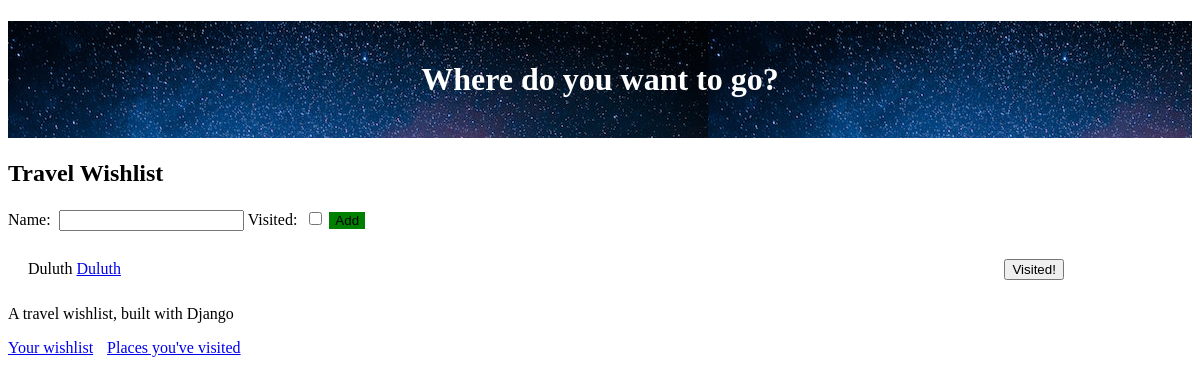
The app's page / (signed in), older data.
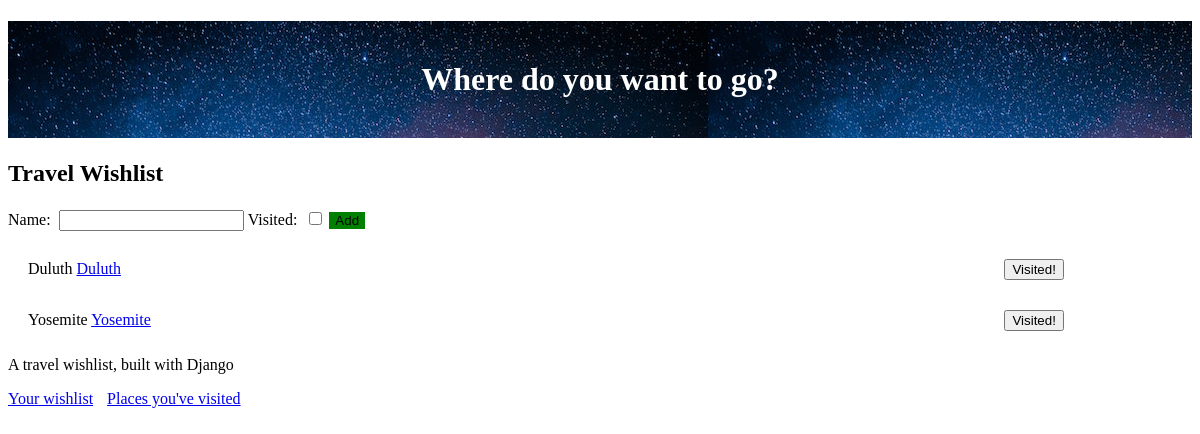
The same page, newer data.
### travel_wishlist/models.py (models this page shows, shortened)
class Place(models.Model):
    user = models.ForeignKey('auth.User', null=False, on_delete=models.CASCADE)
    name = models.CharField(max_length=200)
    visited = models.BooleanField(default=False)
    notes = models.TextField(blank=True, null=True)
    date_visited = models.DateField(blank=True, null=True)
    photo = models.ImageField(upload_to= 'user_images/', blank=True, null=True)

### travel_wishlist/views.py (the view, shortened to what this page needs)
# urls.py: path( '', views.place_list, name='place_list'),
@login_required
def place_list(request):
    places = Place.objects.filter(user=request.user).filter(visited=False).order_by('name')
    new_place_form = NewPlaceForm()#used to create HTML
    return render(request, 'travel_wishlist/wishlist.html', {'places': places, 'new_place_form': new_place_form})

### travel_wishlist/forms.py
class NewPlaceForm(forms.ModelForm):
    class Meta:
        model = Place
        fields = ('name', 'visited')

### travel_wishlist/templates/travel_wishlist/wishlist.html (shortened to what this page needs)
{% extends 'travel_wishlist/base.html' %}
{% block content %}
<h2>Travel Wishlist</h2>
<form method="POST" action="{% url 'place_list' %}">
    {{ new_place_form }}
    <button id="add-new-place" type="submit">Add</button>
</form>
{% for place in places %}
<div class="wishlist-place">
    <span id="place-name-{{ place.pk }}" class="place-name">{{ place.name }}
        <a href="{% url 'place_details' place_pk=place.pk %}">{{ place.name}}</a>
    </span>
    <form class="visited-form" method="POST" action="{% url 'place_was_visited' place.pk %}">
        <button id="visited-button-{{ place.pk }}" type="submit">Visited!</button>
    </form>
</div>
{% empty %}
<p>You have no places in your wishlist.</p>
{% endfor %}
{% endblock %}

Row changes from the older to the newer data that the page shows:
added Place: name "Yosemite"
